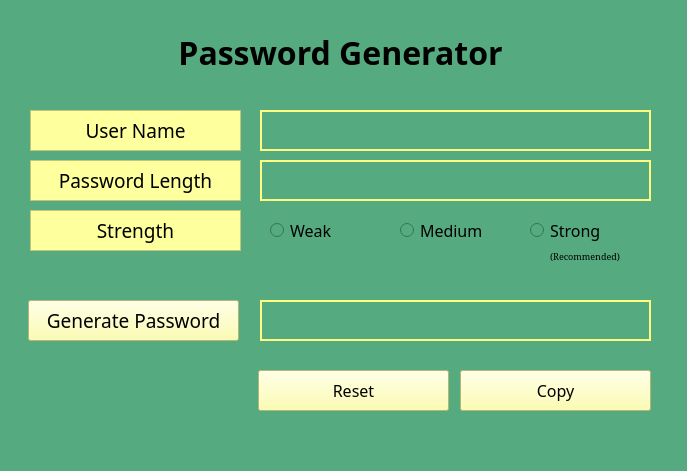
<?xml version="1.0" encoding="UTF-8"?>
<ui version="4.0">
 <class>MainWindow</class>
 <widget class="QMainWindow" name="MainWindow">
  <property name="geometry">
   <rect>
    <x>0</x>
    <y>0</y>
    <width>687</width>
    <height>471</height>
   </rect>
  </property>
  <property name="font">
   <font>
    <family>MS Serif</family>
   </font>
  </property>
  <property name="windowTitle">
   <string>Password Generator</string>
  </property>
  <property name="windowIcon">
   <iconset>
    <normaloff>../../Codemy/GUI/gui-images/icons/bonus/icons-shadowless-24/lock.png</normaloff>../../Codemy/GUI/gui-images/icons/bonus/icons-shadowless-24/lock.png</iconset>
  </property>
  <property name="styleSheet">
   <string notr="true">background-color: rgb(85, 170, 127);
</string>
  </property>
  <widget class="QWidget" name="centralwidget">
   <widget class="QLabel" name="head_label">
    <property name="geometry">
     <rect>
      <x>170</x>
      <y>30</y>
      <width>341</width>
      <height>45</height>
     </rect>
    </property>
    <property name="font">
     <font>
      <family>Baskerville Old Face</family>
      <pointsize>24</pointsize>
      <weight>75</weight>
      <italic>false</italic>
      <bold>true</bold>
      <underline>false</underline>
      <strikeout>false</strikeout>
     </font>
    </property>
    <property name="styleSheet">
     <string notr="true">background-color: rgb(85, 170, 127);</string>
    </property>
    <property name="text">
     <string>Password Generator</string>
    </property>
    <property name="alignment">
     <set>Qt::AlignCenter</set>
    </property>
   </widget>
   <widget class="QLabel" name="user_label">
    <property name="geometry">
     <rect>
      <x>30</x>
      <y>110</y>
      <width>211</width>
      <height>41</height>
     </rect>
    </property>
    <property name="sizePolicy">
     <sizepolicy hsizetype="Preferred" vsizetype="Preferred">
      <horstretch>0</horstretch>
      <verstretch>0</verstretch>
     </sizepolicy>
    </property>
    <property name="font">
     <font>
      <family>Baskerville Old Face</family>
      <pointsize>14</pointsize>
     </font>
    </property>
    <property name="styleSheet">
     <string notr="true">background-color: rgb(254, 255, 157);</string>
    </property>
    <property name="frameShape">
     <enum>QFrame::StyledPanel</enum>
    </property>
    <property name="frameShadow">
     <enum>QFrame::Sunken</enum>
    </property>
    <property name="text">
     <string>User Name</string>
    </property>
    <property name="alignment">
     <set>Qt::AlignCenter</set>
    </property>
   </widget>
   <widget class="QLabel" name="passLength_label">
    <property name="geometry">
     <rect>
      <x>30</x>
      <y>160</y>
      <width>211</width>
      <height>41</height>
     </rect>
    </property>
    <property name="sizePolicy">
     <sizepolicy hsizetype="Preferred" vsizetype="Preferred">
      <horstretch>0</horstretch>
      <verstretch>0</verstretch>
     </sizepolicy>
    </property>
    <property name="font">
     <font>
      <family>Baskerville Old Face</family>
      <pointsize>14</pointsize>
     </font>
    </property>
    <property name="styleSheet">
     <string notr="true">background-color: rgb(254, 255, 157);</string>
    </property>
    <property name="frameShape">
     <enum>QFrame::StyledPanel</enum>
    </property>
    <property name="frameShadow">
     <enum>QFrame::Sunken</enum>
    </property>
    <property name="text">
     <string>Password Length</string>
    </property>
    <property name="alignment">
     <set>Qt::AlignCenter</set>
    </property>
   </widget>
   <widget class="QLabel" name="strength_label">
    <property name="geometry">
     <rect>
      <x>30</x>
      <y>210</y>
      <width>211</width>
      <height>41</height>
     </rect>
    </property>
    <property name="sizePolicy">
     <sizepolicy hsizetype="Preferred" vsizetype="Preferred">
      <horstretch>0</horstretch>
      <verstretch>0</verstretch>
     </sizepolicy>
    </property>
    <property name="font">
     <font>
      <family>Baskerville Old Face</family>
      <pointsize>14</pointsize>
     </font>
    </property>
    <property name="styleSheet">
     <string notr="true">background-color: rgb(254, 255, 157);</string>
    </property>
    <property name="frameShape">
     <enum>QFrame::StyledPanel</enum>
    </property>
    <property name="frameShadow">
     <enum>QFrame::Sunken</enum>
    </property>
    <property name="text">
     <string>Strength</string>
    </property>
    <property name="alignment">
     <set>Qt::AlignCenter</set>
    </property>
   </widget>
   <widget class="QLineEdit" name="user_lineEdit">
    <property name="geometry">
     <rect>
      <x>260</x>
      <y>110</y>
      <width>391</width>
      <height>41</height>
     </rect>
    </property>
    <property name="font">
     <font>
      <family>Baskerville Old Face</family>
      <pointsize>14</pointsize>
     </font>
    </property>
    <property name="styleSheet">
     <string notr="true">color: rgb(255, 255, 127);
border: 2px solid;
border-color: rgb(255, 255, 127);</string>
    </property>
    <property name="text">
     <string/>
    </property>
   </widget>
   <widget class="QLineEdit" name="passLength_lineEdit">
    <property name="geometry">
     <rect>
      <x>260</x>
      <y>160</y>
      <width>391</width>
      <height>41</height>
     </rect>
    </property>
    <property name="font">
     <font>
      <family>Baskerville Old Face</family>
      <pointsize>14</pointsize>
     </font>
    </property>
    <property name="styleSheet">
     <string notr="true">color: rgb(255, 255, 127);
border: 2px solid;
border-color: rgb(255, 255, 127);</string>
    </property>
    <property name="text">
     <string/>
    </property>
   </widget>
   <widget class="QPushButton" name="passGenerator_button">
    <property name="geometry">
     <rect>
      <x>28</x>
      <y>300</y>
      <width>211</width>
      <height>41</height>
     </rect>
    </property>
    <property name="font">
     <font>
      <family>Baskerville Old Face</family>
      <pointsize>14</pointsize>
     </font>
    </property>
    <property name="styleSheet">
     <string notr="true">background-color: rgb(254, 255, 157);</string>
    </property>
    <property name="text">
     <string>Generate Password</string>
    </property>
   </widget>
   <widget class="QPushButton" name="reset_button">
    <property name="geometry">
     <rect>
      <x>258</x>
      <y>370</y>
      <width>191</width>
      <height>41</height>
     </rect>
    </property>
    <property name="font">
     <font>
      <family>Baskerville Old Face</family>
      <pointsize>12</pointsize>
      <weight>50</weight>
      <bold>false</bold>
     </font>
    </property>
    <property name="styleSheet">
     <string notr="true">background-color: rgb(254, 255, 157);</string>
    </property>
    <property name="text">
     <string>Reset</string>
    </property>
   </widget>
   <widget class="QPushButton" name="copy_button">
    <property name="geometry">
     <rect>
      <x>460</x>
      <y>370</y>
      <width>191</width>
      <height>41</height>
     </rect>
    </property>
    <property name="font">
     <font>
      <family>Baskerville Old Face</family>
      <pointsize>12</pointsize>
      <weight>50</weight>
      <bold>false</bold>
     </font>
    </property>
    <property name="styleSheet">
     <string notr="true">background-color: rgb(254, 255, 157);</string>
    </property>
    <property name="text">
     <string>Copy</string>
    </property>
   </widget>
   <widget class="QRadioButton" name="weak_radio">
    <property name="geometry">
     <rect>
      <x>270</x>
      <y>210</y>
      <width>121</width>
      <height>41</height>
     </rect>
    </property>
    <property name="font">
     <font>
      <family>Baskerville Old Face</family>
      <pointsize>12</pointsize>
     </font>
    </property>
    <property name="text">
     <string>Weak</string>
    </property>
   </widget>
   <widget class="QRadioButton" name="medium_radio">
    <property name="geometry">
     <rect>
      <x>400</x>
      <y>210</y>
      <width>121</width>
      <height>41</height>
     </rect>
    </property>
    <property name="font">
     <font>
      <family>Baskerville Old Face</family>
      <pointsize>12</pointsize>
     </font>
    </property>
    <property name="text">
     <string>Medium</string>
    </property>
   </widget>
   <widget class="QRadioButton" name="strong_radio">
    <property name="geometry">
     <rect>
      <x>530</x>
      <y>210</y>
      <width>121</width>
      <height>41</height>
     </rect>
    </property>
    <property name="font">
     <font>
      <family>Baskerville Old Face</family>
      <pointsize>12</pointsize>
     </font>
    </property>
    <property name="text">
     <string>Strong</string>
    </property>
   </widget>
   <widget class="QLineEdit" name="passGenerate_lineEdit">
    <property name="geometry">
     <rect>
      <x>260</x>
      <y>300</y>
      <width>391</width>
      <height>41</height>
     </rect>
    </property>
    <property name="font">
     <font>
      <family>Baskerville Old Face</family>
      <pointsize>14</pointsize>
     </font>
    </property>
    <property name="styleSheet">
     <string notr="true">color: rgb(255, 255, 127);
border: 2px solid;
border-color: rgb(255, 255, 127);</string>
    </property>
    <property name="text">
     <string/>
    </property>
   </widget>
   <widget class="QLabel" name="label">
    <property name="geometry">
     <rect>
      <x>550</x>
      <y>246</y>
      <width>101</width>
      <height>20</height>
     </rect>
    </property>
    <property name="font">
     <font>
      <family>Noto Serif</family>
      <pointsize>7</pointsize>
      <weight>50</weight>
      <bold>false</bold>
     </font>
    </property>
    <property name="text">
     <string>(Recommended)</string>
    </property>
   </widget>
  </widget>
  <widget class="QMenuBar" name="menubar">
   <property name="geometry">
    <rect>
     <x>0</x>
     <y>0</y>
     <width>687</width>
     <height>26</height>
    </rect>
   </property>
  </widget>
  <widget class="QStatusBar" name="statusbar"/>
 </widget>
 <resources/>
 <connections/>
</ui>
